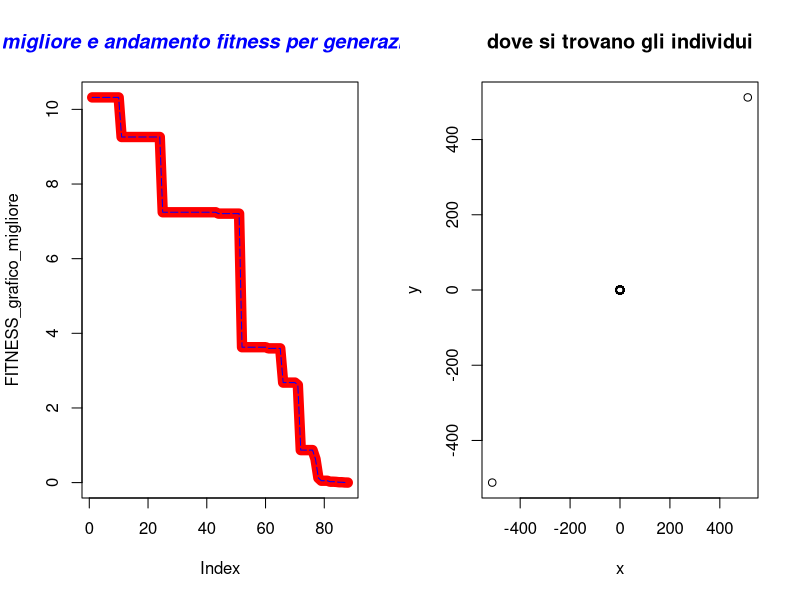

R code for this plot:
#https://www.agnesevardanega.eu/wiki/r/grafici/parametri_grafici   link per parametri grafici
#  Author Nicola Bernabè ver 1.0 8/11/2021
# the implemented version of the GA refers to the following Journal: df
#

#prendo 2 individui che saranno i genitori presi casualmente dalla popolazione
mutazione_crossover_selezione<-function(Population,MAX_DIMENSION_POPULATION,genitori_1_2,CROSS_OVER_PROBABILITY,parametro_q,ub,lb,min_max,FUNZIONE_COSTO){
    #message(genitori_1_2[1]," rgrg ",genitori_1_2[2])
    #print(Population[1][genitori_1_2[1]])
    g1<-c(Population[1,genitori_1_2[1]],Population[2,genitori_1_2[1]],Population[3,genitori_1_2[1]])#k
    g2<-c(Population[1,genitori_1_2[2]],Population[2,genitori_1_2[2]],Population[3,genitori_1_2[2]])#p1
    g3<-c(Population[1,genitori_1_2[3]],Population[2,genitori_1_2[3]],Population[3,genitori_1_2[3]])#p2
    g4<-c(Population[1,genitori_1_2[4]],Population[2,genitori_1_2[4]],Population[3,genitori_1_2[4]])#p3
    x<-g2[1]+parametro_q*(g3[1]-g4[1])
    y<-g2[2]+parametro_q*(g3[2]-g4[2])
    if(x>ub[1]){
        x<-ub[1]
    }
    if(x<lb[1]){
        x<-lb[1]
    }
    if(y>ub[2]){
        y<-ub[2]
    }
    if(y<lb[2]){
        y<-lb[2]
    }
    mutazione<-c(x,y)#dopo aggiungo fitness
    #operatore crossover
    
    if(runif(1,  0,1)<=CROSS_OVER_PROBABILITY){
        if(runif(1,  0,1)<=0.5){#bisogna fare in modo che il figlio erediti qualcosa dal padre
            mutazione[1]<-g1[1]
            
        }else{
            mutazione[2]<-g1[2]
        }
        

    }#altrimenti g1 rimane invariato
    fitness<-FUNZIONE_COSTO(mutazione[1],mutazione[2])
    mutazione<-c(mutazione[1],mutazione[2],fitness)#dopo aggiungo fitness
    #2 motodo per crossover
    'I_1_e_I_2<-sample(1:(100), 2)
    I_1<-0
    I_2<-0
    if(I_1_e_I_2[1]<=I_1_e_I_2[2]){
        I_1<-I_1_e_I_2[1]
        I_2<-I_1_e_I_2[2]
    }else{
        I_1<-I_1_e_I_2[2]
        I_2<-I_1_e_I_2[1]
        
    }
    random_n<-sample(1:100, 1)
    if(random_n>=I_1 & random_n<=I_2){#metto direttamente i valori nella popolazione
        Population[1,genitori_1_2[1]]<-mutazione[1]
        Population[2,genitori_1_2[1]]<-mutazione[2]
        Population[3,genitori_1_2[1]]<-mutazione[3]
    }else{
        Population[1,genitori_1_2[1]]<-g1[1]
        Population[2,genitori_1_2[1]]<-g1[2]
        Population[3,genitori_1_2[1]]<-g1[3]
    }'
    #operazione selezione
    if(min_max==-1){#minimizzare
        if(mutazione[3]<=g1[3]){#controllo fitness
        Population[1,genitori_1_2[1]]<-mutazione[1]
        Population[2,genitori_1_2[1]]<-mutazione[2]
        Population[3,genitori_1_2[1]]<-mutazione[3]
    }else{
        Population[1,genitori_1_2[1]]<-g1[1]
        Population[2,genitori_1_2[1]]<-g1[2]
        Population[3,genitori_1_2[1]]<-g1[3]

    }
    }else{#massimizzare
    if(mutazione[3]>=g1[3]){#controllo fitness
        Population[1,genitori_1_2[1]]<-mutazione[1]
        Population[2,genitori_1_2[1]]<-mutazione[2]
        Population[3,genitori_1_2[1]]<-mutazione[3]
    }else{
        Population[1,genitori_1_2[1]]<-g1[1]
        Population[2,genitori_1_2[1]]<-g1[2]
        Population[3,genitori_1_2[1]]<-g1[3]

    }


    }
    
    #print(g1[1][genitori_1_2[1]])
    
    #print(Population)
    #print(Population[1,genitori_1_2[1]])
    return(Population)
}
aggiorno_file_individui<-function(Population,MAX_DIMENSION_POPULATION,generazione){
                individuo<-c()
                x<-c()
                y<-c()
                fitness<-c()
                for(i in 1:MAX_DIMENSION_POPULATION) {
                    x<-c(x,Population[1,i])
                    y<-c(y,Population[2,i])
                    fitness<-c(fitness,Population[3,i])
                    
                    }
            df<-data.frame(x,y,fitness)
            #nome_file<-"generazione"+generazione+".cvs"
            nome_file = paste("DE generazione ",generazione,".txt",sep="")
            #write.csv(df, file=nome_file,sep=";",row.names=FALSE)
            write.table(df, file= nome_file,sep=";",row.names=FALSE)
            }



#aggiorni migliore fitness
aggiorna_fitness<-function(BEST_FITNESS,Migliore_fitness_generazione){
            BEST_FITNESS[1]<-Migliore_fitness_generazione[1]
            BEST_FITNESS[2]<-Migliore_fitness_generazione[2]
            BEST_FITNESS[3]<-Migliore_fitness_generazione[3]
    return(BEST_FITNESS)


}

#scorro su tutti gli individui e cerco il fitneess migliore
controllo_migliore_fitness<-function(Population,MAX_UNKNOWNS,min_max){
    BEST_FITNESS<-c(Population[1,1],Population[2,1],Population[3,1])
    for(i in 2:dim(Population)[2]) {
        if(BEST_FITNESS[3]>Population[3,i] && min_max==-1){#minimizzo
            BEST_FITNESS[1]<-Population[1,i]
            BEST_FITNESS[2]<-Population[2,i]
            BEST_FITNESS[3]<-Population[3,i]

        }else if(BEST_FITNESS[3]<Population[3,i] && min_max==1){
            BEST_FITNESS[1]<-Population[1,i]
            BEST_FITNESS[2]<-Population[2,i]
            BEST_FITNESS[3]<-Population[3,i]
        }


    }

    return(c(BEST_FITNESS[1],BEST_FITNESS[2],BEST_FITNESS[3]))
}




#inizializzo la matrice
inizializzazione<-function(ub, lb,MAX_UNKNOWNS,MAX_DIMENSION_POPULATION,FUNZIONE_COSTO){
    Population<-matrix(1:1,nrow <- MAX_UNKNOWNS+1, ncol <- MAX_DIMENSION_POPULATION)#oltre alla x e y ci aggiungo anche la fitness, così ho 3 righe
    numero_casuale_x<-1
    numero_casuale_y <-1
    for(i in 1:dim(Population)[2]) {
        numero_casuale_x <- runif(1, lb[1],ub[1] )
        numero_casuale_y <- runif(1,  lb[2],ub[2])
        Population[1,i] <-numero_casuale_x
        Population[2,i] <-numero_casuale_y
        Population[3,i] <-FUNZIONE_COSTO(Population[1,i],Population[2,i])

    }


    return (Population)
}


mainDE<-function(ub,lb,MAX_UNKNOWNS,MAX_DIMENSION_POPULATION,MAXIMUM_GENERATION_NUMBER,STAZIONARIETA,precisione,min_max,stampo_generazione,CROSS_OVER_PROBABILITY,parametro_q,FUNZIONE_COSTO){
    

    Population<-inizializzazione(ub, lb,MAX_UNKNOWNS,MAX_DIMENSION_POPULATION,FUNZIONE_COSTO)#inizializzo la popolazione
    BEST_FITNESS<-controllo_migliore_fitness(Population,MAX_UNKNOWNS,min_max)
    FITNESS_grafico_migliore<-c()
    FITNESS_grafico_migliore_generazione<-c()
    #iterazioni calcolo per trovare il minimo
    indice_stazionarieta<-0#aumenta ad ogni generazione
    n_generazioni<-0
    for(i in 1:MAXIMUM_GENERATION_NUMBER){
        n_generazioni<-i
        for(j_iterazioni_individui in 1:MAX_DIMENSION_POPULATION/2){#mescolo e faccio accoppiare gli individui della generazione corrente
            genitori_1_2_indici<-sample(1:(MAX_DIMENSION_POPULATION), 4)#4 individui casuali e sono sicuro che siano diversi grazie alla funzione
            Population<-mutazione_crossover_selezione(Population,MAX_DIMENSION_POPULATION,genitori_1_2_indici,CROSS_OVER_PROBABILITY,parametro_q,ub,lb,min_max,FUNZIONE_COSTO)
            #print(Population)

            
            
            #print(BEST_FITNESS)


        }
        Migliore_fitness_generazione<-controllo_migliore_fitness(Population,MAX_UNKNOWNS,min_max)
        #print(Migliore_fitness_generazione)
        if(Migliore_fitness_generazione[3]<BEST_FITNESS[3]  && min_max==-1){#minimizzo
            BEST_FITNESS<-aggiorna_fitness(BEST_FITNESS,Migliore_fitness_generazione)
            indice_stazionarieta=0#ritorno a 0 la stazionarietà
            message("migliore soluzione-> x ",BEST_FITNESS[1]," y ",BEST_FITNESS[2]," fitness ",BEST_FITNESS[3])
        }else if(Migliore_fitness_generazione[3]>BEST_FITNESS[3]  && min_max==1){#minimizzo
            BEST_FITNESS<-aggiorna_fitness(BEST_FITNESS,Migliore_fitness_generazione)
            indice_stazionarieta=0#ritorno a 0 la stazionarietà
            message("migliore soluzione-> x ",BEST_FITNESS[1]," y ",BEST_FITNESS[2]," fitness ",BEST_FITNESS[3])
        }
        FITNESS_grafico_migliore<-c(FITNESS_grafico_migliore,BEST_FITNESS[3])
        FITNESS_grafico_migliore_generazione<-c(FITNESS_grafico_migliore_generazione,Migliore_fitness_generazione[3])

        if(indice_stazionarieta>=STAZIONARIETA){
            message("troppo stazionaria ","generazione-> ",i," stazionario->",indice_stazionarieta)
            aggiorno_file_individui(Population,MAX_DIMENSION_POPULATION,i)
            break
        }else{
            indice_stazionarieta=indice_stazionarieta+1
        }
        if((i%%stampo_generazione)==0){#stampo così so che sta facendo qualcosa
        
            message("generazione-> ",i," stazionario->",indice_stazionarieta)
            aggiorno_file_individui(Population,MAX_DIMENSION_POPULATION,i)
            

        }
        if(BEST_FITNESS[3]<precisione && min_max==-1){
            message("finito algoritmo DE, sono riuscito ad avere una soluzione molto buona ed è ",BEST_FITNESS[3]," alla generazione-> ",i)
            aggiorno_file_individui(Population,MAX_DIMENSION_POPULATION,i)
            break
        }else if(BEST_FITNESS[3]>precisione && min_max==1){
            message("finito algoritmo DE, sono riuscito ad avere una soluzione molto buona ed è ",BEST_FITNESS[3]," alla generazione-> ",i)
            aggiorno_file_individui(Population,MAX_DIMENSION_POPULATION,i)
            break
        }
            
        
    }
    windows()
    par(mfrow=c(1,2))
    plot(FITNESS_grafico_migliore, type="l", col="red",lwd=10)
    lines(FITNESS_grafico_migliore_generazione, type="l", col="blue",lty=5)
    title(main="migliore e andamento fitness per generazione", col.main="blue", font.main="4")

    x_individui<-c()
    y_individui<-c()
    for(x_y in 1:MAX_DIMENSION_POPULATION){
        x_individui<-c(x_individui,Population[1,x_y])
        y_individui<-c(y_individui,Population[2,x_y])

    }

    plot(x_individui, y_individui, xlab="x",ylab="y", main="dove si trovano gli individui") 
    BEST_FITNESS<-list(BEST_FITNESS,"DE",n_generazioni)
    return(BEST_FITNESS)
 
}

#miliardo
#ub<-c(1000000000,1000000000)  # upper bound of the unknowns
#lb<-c(-1000000000,-1000000000)  #lower bound of the unknowns
#aumeto_diminuisco_percentuale_valore=0.1
#milione
#ub<-c(1000000,1000000)  # upper bound of the unknowns
#lb<-c(-1000000,-1000000)  #lower bound of the unknowns
#aumeto_diminuisco_percentuale_valore=0.1
#mille
#ub<-c(100,100)  # upper bound of the unknowns
#lb<-c(-100,-100)  #lower bound of the unknowns

ub<-c(512,512)  
lb<-c(-512,-512)

parametro_q=0.1
#parametro_q=0.5
MAX_UNKNOWNS<-2  #numero variabili
MAX_DIMENSION_POPULATION<-1000#dimensione popolazione
CROSS_OVER_PROBABILITY<-0.65#probabilità per ogni generazione di usare il cross-over   in generale 0.65
   


MAXIMUM_GENERATION_NUMBER<-1000000
STAZIONARIETA<-10000
min_max<--1#-1 minimizzo,1 massimizzo
stampo_generazione<-5000
#massimizzo
#precisione<-11.999999#Parabolic Function
#precisione<-79.999#rastrigin function 
#precisione<-414.23847913128#Parabolic Function

#minimizzo
precisione<-0.001#
#precisione<--0.999999#Easom function
#precisione<-0.2925789999#Schaffer function N. 4 f(0,+-1.25313)=0.292579
#precisione<--0.999999#per funzioni con minimo negativo
#precisione<--959.6406#Eggholder function   f(512,404.2319)=-959.6407   i domini x e y   ub<-c(512,512)  lb<-c(-512,-512)


FUNZIONE_COSTO<-function(x,y){
    #z<-(100*(y-(x)^2)^2)+(1-x)^2#FUNZIONE_COSTO banana  f(1,1)=0
    #z<-((1-x)^2)+100*((y-x^2))^2#Rosenbrock function constrained with a cubic and a line  sol f(1,1)=0
    #z<-(1.5-x+x*y)^2+(2.25-x+x*y^2)^2+(2.625-x+x*y^3)^2#Beale function f(3,0.5)=0
    #z<-0.26*(x^2+y^2)-0.48*x*y#Matyas function f(0,0)=0
    #z<-(sin(3*pi*x))^2+(x-1)^2*(1+sin(3*pi*y))+(y-1)^2*(1+(sin(2*pi*y))^2)#Lévi function N.13  f(1,1)=0
    #z<-0.5+((sin(x^2-y^2))^2-0.5)/(1+0.001*(x^2+y^2))^2#Schaffer function N. 2  f(0,0)=0
    #z<-2*x^2-1.05*x^4+(x^6/6)+x*y+y^2#THREE-HUMP CAMEL FUNCTION xi  [-5, 5]  f(0,0)=0
    #z<-100*sqrt(abs(y-0.01*x^2))+0.01*abs(x+10)#Bukin function N.6 f(-10,1)=0
    z<--20*exp(-0.2*sqrt((1/2)*(x*x+y*y)))-exp(1/2*((cos(2*pi*x)+cos(2*pi*y))))+20+exp(1)#ACKLEY FUNCTION xi  [-32.768, 32.768]  f(0,0)=0


    #z<-0.5+(((cos(sin(abs(x^2-y^2))))^2 - 0.5)/((1 + 0.001*(x^2+y^2))^2))#Schaffer function N. 4 f(0,+-1.25313)=0.292579

    #con minimo negativo
    #z<--cos(x)*cos(y)*exp(-((x-pi)^2+(y-pi)^2))#Easom function f(pi,pi)=-1  mettere precisione -0.999999
    
    #z<--(y+47)*sin(sqrt(abs(x/2+(y+47))))-x*sin(sqrt(abs(x-(y+47))))#Eggholder function   f(512,404.2319)=-959.6407    
    #precisione<--959.6406999
    #ub<-c(512,512)  
    #lb<-c(-512,-512)


    #massimizzare
    #z<-12-(x^2+y^2)/100 #Parabolic Function  f(0,0)=12 non so ma il massimo è 12
    #z<-80-(20+x^2+y^2-10*(cos(2*pi*x)+cos(2*pi*y)))#rastrigin function f(0,0)=80
    #z<-275-((x^4-16*x^2+5*x*0.5)+(y^4-16*y^2+5*y*0.5)+3)#Styblinski Function f(-2.8667,-2.8667)=414.23847913
    return (z)
}




soluzione<-mainDE(ub,lb,MAX_UNKNOWNS,MAX_DIMENSION_POPULATION,MAXIMUM_GENERATION_NUMBER,STAZIONARIETA,precisione,min_max,stampo_generazione,CROSS_OVER_PROBABILITY,parametro_q,FUNZIONE_COSTO)
#print(soluzione)



algoritmo<-c(soluzione[[2]][1])
x<-c(soluzione[[1]][1])
y<-c(soluzione[[1]][2])
fitness<-c(soluzione[[1]][3])
generazioni_soluzione<-c(soluzione[[3]][1])
df<-data.frame(algoritmo,x,y,fitness,generazioni_soluzione)
write.table(df, file="soluzione DE.txt",sep=";",row.names=FALSE)